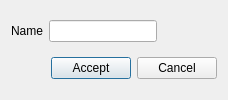
<?xml version="1.0" encoding="UTF-8"?>
<ui version="4.0">
 <class>Dialog</class>
 <widget class="QDialog" name="Dialog">
  <property name="windowTitle">
   <string>Enter Name</string>
  </property>
  <layout class="QGridLayout" name="gridLayout">
   <item row="0" column="0">
    <layout class="QHBoxLayout" name="horizontalLayout">
     <item>
      <widget class="QLabel" name="label">
       <property name="text">
        <string>Name</string>
       </property>
      </widget>
     </item>
     <item>
      <widget class="QLineEdit" name="nameLineEdit"/>
     </item>
     <item>
      <spacer name="horizontalSpacer_2">
       <property name="orientation">
        <enum>Qt::Horizontal</enum>
       </property>
       <property name="sizeHint" stdset="0">
        <size>
         <width>40</width>
         <height>20</height>
        </size>
       </property>
      </spacer>
     </item>
    </layout>
   </item>
   <item row="1" column="0">
    <layout class="QHBoxLayout" name="horizontalLayout_2">
     <item>
      <spacer name="horizontalSpacer">
       <property name="orientation">
        <enum>Qt::Horizontal</enum>
       </property>
       <property name="sizeHint" stdset="0">
        <size>
         <width>40</width>
         <height>20</height>
        </size>
       </property>
      </spacer>
     </item>
     <item>
      <widget class="QPushButton" name="acceptButton">
       <property name="text">
        <string>Accept</string>
       </property>
      </widget>
     </item>
     <item>
      <widget class="QPushButton" name="rejectButton">
       <property name="text">
        <string>Cancel</string>
       </property>
      </widget>
     </item>
    </layout>
   </item>
  </layout>
 </widget>
 <resources/>
 <connections/>
</ui>
